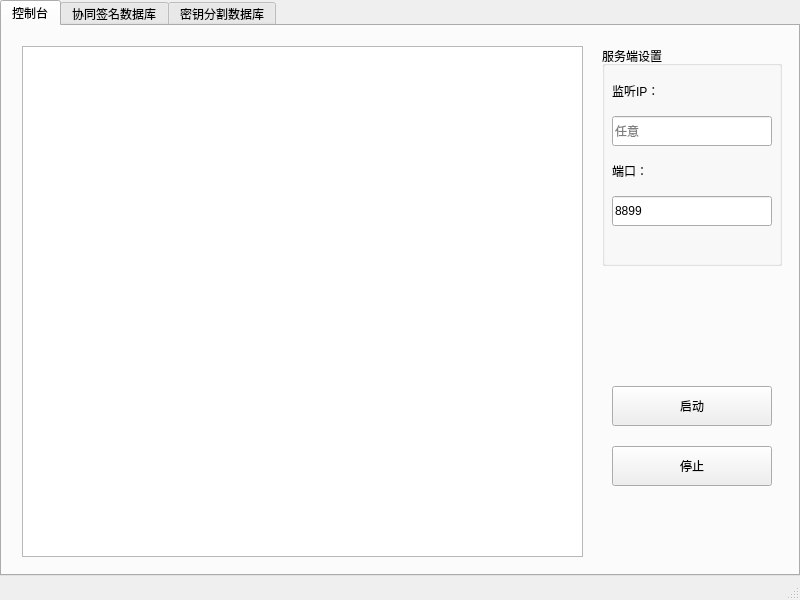
<?xml version="1.0" encoding="UTF-8"?>
<ui version="4.0">
 <class>MainWindow</class>
 <widget class="QMainWindow" name="MainWindow">
  <property name="enabled">
   <bool>true</bool>
  </property>
  <property name="geometry">
   <rect>
    <x>0</x>
    <y>0</y>
    <width>800</width>
    <height>600</height>
   </rect>
  </property>
  <property name="minimumSize">
   <size>
    <width>800</width>
    <height>600</height>
   </size>
  </property>
  <property name="maximumSize">
   <size>
    <width>800</width>
    <height>600</height>
   </size>
  </property>
  <property name="windowTitle">
   <string>Server</string>
  </property>
  <property name="autoFillBackground">
   <bool>false</bool>
  </property>
  <widget class="QWidget" name="centralwidget">
   <widget class="QTabWidget" name="tabWidget">
    <property name="enabled">
     <bool>true</bool>
    </property>
    <property name="geometry">
     <rect>
      <x>0</x>
      <y>0</y>
      <width>800</width>
      <height>576</height>
     </rect>
    </property>
    <property name="currentIndex">
     <number>0</number>
    </property>
    <widget class="QWidget" name="console">
     <property name="enabled">
      <bool>true</bool>
     </property>
     <attribute name="title">
      <string>控制台</string>
     </attribute>
     <widget class="QTextBrowser" name="textBrowser">
      <property name="enabled">
       <bool>true</bool>
      </property>
      <property name="geometry">
       <rect>
        <x>20</x>
        <y>20</y>
        <width>561</width>
        <height>511</height>
       </rect>
      </property>
     </widget>
     <widget class="QPushButton" name="startButton">
      <property name="geometry">
       <rect>
        <x>610</x>
        <y>360</y>
        <width>160</width>
        <height>40</height>
       </rect>
      </property>
      <property name="text">
       <string>启动</string>
      </property>
      <property name="autoExclusive">
       <bool>false</bool>
      </property>
     </widget>
     <widget class="QPushButton" name="stopButton">
      <property name="geometry">
       <rect>
        <x>610</x>
        <y>420</y>
        <width>160</width>
        <height>40</height>
       </rect>
      </property>
      <property name="text">
       <string>停止</string>
      </property>
     </widget>
     <widget class="QGroupBox" name="groupBox">
      <property name="geometry">
       <rect>
        <x>600</x>
        <y>20</y>
        <width>180</width>
        <height>220</height>
       </rect>
      </property>
      <property name="title">
       <string>服务端设置</string>
      </property>
      <widget class="QLabel" name="serverip">
       <property name="geometry">
        <rect>
         <x>10</x>
         <y>30</y>
         <width>150</width>
         <height>30</height>
        </rect>
       </property>
       <property name="text">
        <string>&lt;html&gt;&lt;head/&gt;&lt;body&gt;&lt;p&gt;监听IP：&lt;/p&gt;&lt;/body&gt;&lt;/html&gt;</string>
       </property>
      </widget>
      <widget class="QLabel" name="serverport">
       <property name="geometry">
        <rect>
         <x>10</x>
         <y>110</y>
         <width>150</width>
         <height>30</height>
        </rect>
       </property>
       <property name="text">
        <string>&lt;html&gt;&lt;head/&gt;&lt;body&gt;&lt;p&gt;端口：&lt;/p&gt;&lt;/body&gt;&lt;/html&gt;</string>
       </property>
      </widget>
      <widget class="QLineEdit" name="ipEdit">
       <property name="geometry">
        <rect>
         <x>10</x>
         <y>70</y>
         <width>160</width>
         <height>30</height>
        </rect>
       </property>
       <property name="placeholderText">
        <string>任意</string>
       </property>
      </widget>
      <widget class="QLineEdit" name="portEdit">
       <property name="geometry">
        <rect>
         <x>10</x>
         <y>150</y>
         <width>160</width>
         <height>30</height>
        </rect>
       </property>
       <property name="text">
        <string>8899</string>
       </property>
       <property name="placeholderText">
        <string>不输入为任意</string>
       </property>
      </widget>
     </widget>
    </widget>
    <widget class="QWidget" name="signature">
     <attribute name="title">
      <string>协同签名数据库</string>
     </attribute>
     <widget class="QTableWidget" name="signKeyTableWidget">
      <property name="geometry">
       <rect>
        <x>20</x>
        <y>69</y>
        <width>760</width>
        <height>451</height>
       </rect>
      </property>
      <property name="editTriggers">
       <set>QAbstractItemView::NoEditTriggers</set>
      </property>
      <property name="rowCount">
       <number>14</number>
      </property>
      <property name="columnCount">
       <number>1</number>
      </property>
      <attribute name="horizontalHeaderVisible">
       <bool>false</bool>
      </attribute>
      <attribute name="horizontalHeaderMinimumSectionSize">
       <number>25</number>
      </attribute>
      <attribute name="horizontalHeaderDefaultSectionSize">
       <number>639</number>
      </attribute>
      <attribute name="verticalHeaderCascadingSectionResizes">
       <bool>true</bool>
      </attribute>
      <attribute name="verticalHeaderMinimumSectionSize">
       <number>33</number>
      </attribute>
      <attribute name="verticalHeaderDefaultSectionSize">
       <number>36</number>
      </attribute>
      <row>
       <property name="text">
        <string>公钥</string>
       </property>
      </row>
      <row>
       <property name="text">
        <string/>
       </property>
      </row>
      <row>
       <property name="text">
        <string>客户端私钥</string>
       </property>
      </row>
      <row>
       <property name="text">
        <string>客户端公钥</string>
       </property>
      </row>
      <row>
       <property name="text">
        <string/>
       </property>
      </row>
      <row>
       <property name="text">
        <string>服务端私钥</string>
       </property>
      </row>
      <row>
       <property name="text">
        <string>服务端公钥</string>
       </property>
      </row>
      <row>
       <property name="text">
        <string/>
       </property>
      </row>
      <row>
       <property name="text">
        <string>椭圆曲线参数a</string>
       </property>
      </row>
      <row>
       <property name="text">
        <string>椭圆曲线参数b</string>
       </property>
      </row>
      <row>
       <property name="text">
        <string>椭圆曲线参数p</string>
       </property>
      </row>
      <row>
       <property name="text">
        <string>椭圆曲线基点</string>
       </property>
      </row>
      <row>
       <property name="text">
        <string/>
       </property>
      </row>
      <row>
       <property name="text">
        <string>更新时间</string>
       </property>
      </row>
      <column>
       <property name="text">
        <string>值</string>
       </property>
      </column>
     </widget>
     <widget class="QLineEdit" name="usernameEdit">
      <property name="geometry">
       <rect>
        <x>130</x>
        <y>20</y>
        <width>431</width>
        <height>30</height>
       </rect>
      </property>
      <property name="placeholderText">
       <string>请输入要查询的用户名</string>
      </property>
     </widget>
     <widget class="QLabel" name="username">
      <property name="geometry">
       <rect>
        <x>42</x>
        <y>20</y>
        <width>61</width>
        <height>30</height>
       </rect>
      </property>
      <property name="text">
       <string>&lt;html&gt;&lt;head/&gt;&lt;body&gt;&lt;p&gt;用户名：&lt;/p&gt;&lt;/body&gt;&lt;/html&gt;</string>
      </property>
     </widget>
     <widget class="QPushButton" name="searchSignKeyButton">
      <property name="geometry">
       <rect>
        <x>590</x>
        <y>20</y>
        <width>104</width>
        <height>30</height>
       </rect>
      </property>
      <property name="text">
       <string>查询</string>
      </property>
     </widget>
    </widget>
    <widget class="QWidget" name="encryption">
     <attribute name="title">
      <string>密钥分割数据库</string>
     </attribute>
     <widget class="QLineEdit" name="uidEdit">
      <property name="geometry">
       <rect>
        <x>130</x>
        <y>20</y>
        <width>431</width>
        <height>30</height>
       </rect>
      </property>
      <property name="placeholderText">
       <string>请输入要查询的用户名1</string>
      </property>
     </widget>
     <widget class="QPushButton" name="searchEncryptKeyButton">
      <property name="geometry">
       <rect>
        <x>590</x>
        <y>60</y>
        <width>104</width>
        <height>30</height>
       </rect>
      </property>
      <property name="text">
       <string>查询</string>
      </property>
     </widget>
     <widget class="QLabel" name="uid">
      <property name="geometry">
       <rect>
        <x>42</x>
        <y>20</y>
        <width>61</width>
        <height>30</height>
       </rect>
      </property>
      <property name="text">
       <string>&lt;html&gt;&lt;head/&gt;&lt;body&gt;&lt;p&gt;用户名1：&lt;/p&gt;&lt;/body&gt;&lt;/html&gt;</string>
      </property>
     </widget>
     <widget class="QTableWidget" name="encryptKeyTableWidget">
      <property name="geometry">
       <rect>
        <x>20</x>
        <y>119</y>
        <width>760</width>
        <height>401</height>
       </rect>
      </property>
      <property name="editTriggers">
       <set>QAbstractItemView::NoEditTriggers</set>
      </property>
      <property name="rowCount">
       <number>13</number>
      </property>
      <property name="columnCount">
       <number>1</number>
      </property>
      <attribute name="horizontalHeaderVisible">
       <bool>false</bool>
      </attribute>
      <attribute name="horizontalHeaderDefaultSectionSize">
       <number>656</number>
      </attribute>
      <attribute name="verticalHeaderMinimumSectionSize">
       <number>33</number>
      </attribute>
      <attribute name="verticalHeaderDefaultSectionSize">
       <number>36</number>
      </attribute>
      <row>
       <property name="text">
        <string>模数p</string>
       </property>
      </row>
      <row>
       <property name="text">
        <string>多项式参数a1</string>
       </property>
      </row>
      <row>
       <property name="text">
        <string>多项式参数a2</string>
       </property>
      </row>
      <row>
       <property name="text">
        <string>密钥</string>
       </property>
      </row>
      <row>
       <property name="text">
        <string>用户1密钥对</string>
       </property>
      </row>
      <row>
       <property name="text">
        <string/>
       </property>
      </row>
      <row>
       <property name="text">
        <string>用户2密钥对</string>
       </property>
      </row>
      <row>
       <property name="text">
        <string/>
       </property>
      </row>
      <row>
       <property name="text">
        <string>服务端密钥对1</string>
       </property>
      </row>
      <row>
       <property name="text">
        <string/>
       </property>
      </row>
      <row>
       <property name="text">
        <string>服务端密钥对2</string>
       </property>
      </row>
      <row>
       <property name="text">
        <string/>
       </property>
      </row>
      <row>
       <property name="text">
        <string>更新时间</string>
       </property>
      </row>
      <column>
       <property name="text">
        <string>值</string>
       </property>
      </column>
     </widget>
     <widget class="QLineEdit" name="touidEdit">
      <property name="geometry">
       <rect>
        <x>130</x>
        <y>60</y>
        <width>431</width>
        <height>30</height>
       </rect>
      </property>
      <property name="placeholderText">
       <string>请输入要查询的用户名2</string>
      </property>
     </widget>
     <widget class="QLabel" name="touid">
      <property name="geometry">
       <rect>
        <x>42</x>
        <y>60</y>
        <width>61</width>
        <height>30</height>
       </rect>
      </property>
      <property name="text">
       <string>&lt;html&gt;&lt;head/&gt;&lt;body&gt;&lt;p&gt;用户名2：&lt;/p&gt;&lt;/body&gt;&lt;/html&gt;</string>
      </property>
     </widget>
    </widget>
   </widget>
  </widget>
  <widget class="QStatusBar" name="statusbar"/>
 </widget>
 <resources/>
 <connections/>
</ui>
